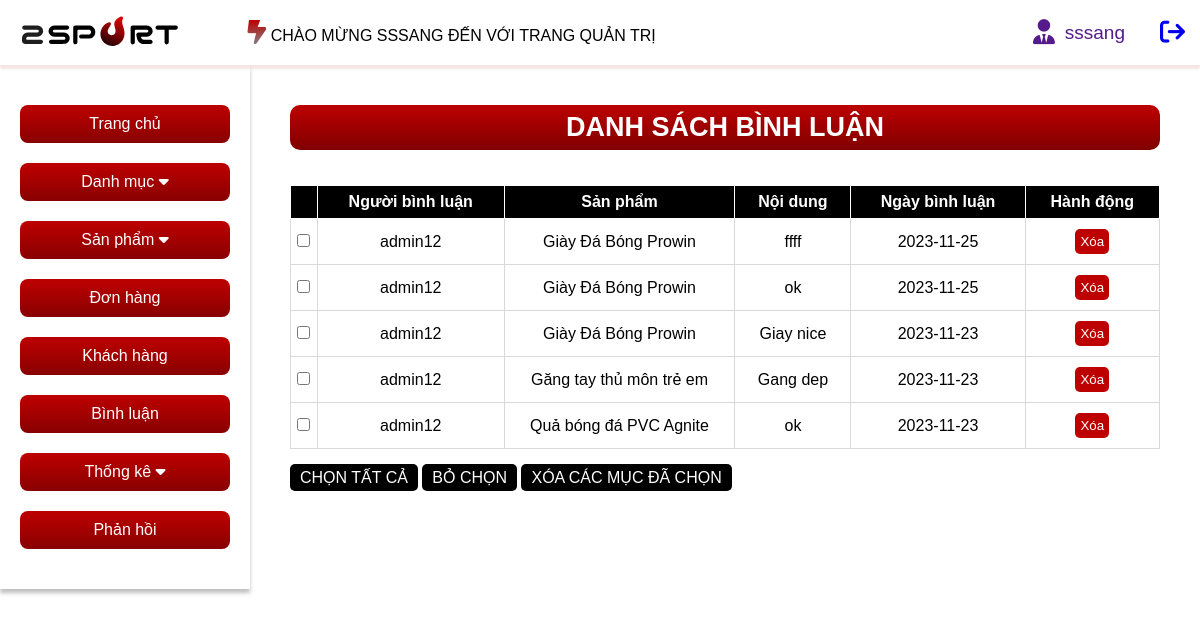
Screenshot of /admin/index.php?act=listbl (signed in) with the database file from the repository.
### tables this page shows
CREATE TABLE `comment` (
  `id` int(11) NOT NULL,
  `text` varchar(2000) NOT NULL,
  `idAccount` int(11) NOT NULL,
  `idProduct` int(11) NOT NULL,
  `date` date NOT NULL
);

CREATE TABLE `account` (
  `id` int(11) NOT NULL,
  `username` varchar(50) NOT NULL,
  `password` varchar(50) NOT NULL,
  `email` varchar(255) NOT NULL,
  `img` varchar(255) NOT NULL DEFAULT 'anh-user.webp',
  `role` int(1) NOT NULL DEFAULT 0
);

CREATE TABLE `product` (
  `id` int(11) NOT NULL,
  `name` varchar(255) NOT NULL,
  `img` varchar(255) NOT NULL,
  `des` varchar(2000) NOT NULL,
  `view` int(11) NOT NULL,
  `status` int(1) NOT NULL,
  `idCategory` int(11) NOT NULL
);

### model/pdo.php (called while the page is built, shortened)
<?php
function pdo_get_connection(){
    $servername = "localhost";
    $username = "root";
    $password = "";
    try {
        $conn = new PDO("mysql:host=$servername;dbname=duan1", $username, $password);
        $conn->setAttribute(PDO::ATTR_ERRMODE, PDO::ERRMODE_EXCEPTION);
        return $conn;
    } catch(PDOException $e) {
        echo "Connection failed: " . $e->getMessage();
    }
}
function pdo_query($sql){
    $sql_args=array_slice(func_get_args(),1);
    try{
        $conn=pdo_get_connection();
        $stmt=$conn->prepare($sql);
        $stmt->execute($sql_args);
        $rows=$stmt->fetchAll();
        return $rows;
    }
    catch(PDOException $e){
        throw $e;
    }
    finally{
        unset($conn);
    }
}
?>

### model/binhluan.php (called while the page is built, shortened)
<?php
function load_all_comment(){
    $sql = "SELECT comment.id, comment.text, comment.date, account.username, product.name
            from comment
            join account on comment.idAccount = account.id
            join product on comment.idProduct = product.id
            order by date desc";
    $result = pdo_query($sql);
    return $result;
}
?>

### admin/binhluan/list.php (the view)
<main class="container">
    <?php include "boxleft.php" ?>
    <article>
        <div class="list-product">
            <h1>DANH SÁCH BÌNH LUẬN</h1>
            <table>
                <tr>
                    <th></th>
                    <th>Người bình luận</th>
                    <th>Sản phẩm</th>
                    <th>Nội dung</th>
                    <th>Ngày bình luận</th>
                    <th>Hành động</th>
                </tr>
                <?php foreach($binhluan as $row){
                    extract($row);
                    $delete = "index.php?act=deletebl&id=$id";
                ?>
                <tr>
                    <td><input type="checkbox"></td>
                    <td><?= $username ?></td>
                    <td><?= $name ?></td>
                    <td><?= $text ?></td>
                    <td><?= $date ?></td>
                    <td>
                        <a onclick="return confirm('Bạn có chắc muốn xóa bình luận này');" href="<?=$delete?>"><input type="button" value="Xóa"></a>
                    </td>
                </tr>
                <?php } ?>
            </table>
            <div class="action">
                <a href="">CHỌN TẤT CẢ</a>
                <a href="">BỎ CHỌN</a>
                <a href="">XÓA CÁC MỤC ĐÃ CHỌN</a>
            </div>
        </div>
    </article>
</main>

### assets/style/style-admin.css (style rules this page uses)
* { padding: 0; margin: 0; box-sizing: border-box; font-family: arial; }
:root { --bg-color-main:#BD0000; --bg-color-while-ins: #fff; --bg-color-black-ins:#000; }
.container { width: calc((1320 / 1440) * 100%); margin: 0 auto; }
main { display: flex; }
article { margin: 40px; width: 100%; }
table { width: 100%; text-align: center; }
table th { background-color: var(--bg-color-black-ins); padding: 20px 0px; color: var(--bg-color-while-ins); border: 1px solid var(--bg-color-while-ins); }
table td { padding: 10px 0px; }
table,tr, td,th { border-collapse: collapse; border: 1px solid #d9d9d9; }
.list-product h1 { color: var(--bg-color-while-ins); font-size: 27px; font-style: normal; font-weight: 600; line-height: normal; border-radius: 10px; background: linear-gradient(180deg, #BD0000 0%, #800000 100%); text-align: center; padding: 7px; margin-bottom: 35px; }
.list-product table { width: 100%; margin-bottom: 20px; }
.list-product table tr th { background-color: var(--bg-color-black-ins); color: var(--bg-color-while-ins); padding: 7px 10px; }
.list-product table tr td { text-align: center; border: 1px solid #D9D9D9; }
.list-product table tr td a input { background-color: var(--bg-color-main); color: var(--bg-color-while-ins); border-radius: 5px; border: none; padding: 5px; }
.list-product .action a { text-decoration: none; color: var(--bg-color-while-ins); background-color: var(--bg-color-black-ins); padding: 5px 10px; border-radius: 5px; }

### assets/style/responsive-admin.css (style rules this page uses)
@media screen and (max-width: 1280px) { .container { width: calc((1440 / 1440) * 100%); } }

### rows the page displays
comment: idAccount.username "admin12", idProduct.name "Giày Đá Bóng Prowin", text "ffff", date "2023-11-25"
comment: idAccount.username "admin12", idProduct.name "Giày Đá Bóng Prowin", text "ok", date "2023-11-25"
comment: idAccount.username "admin12", idProduct.name "Giày Đá Bóng Prowin", text "Giay nice", date "2023-11-23"
comment: idAccount.username "admin12", idProduct.name "Găng tay thủ môn trẻ em", text "Gang dep", date "2023-11-23"
comment: idAccount.username "admin12", idProduct.name "Quả bóng đá PVC Agnite", text "ok", date "2023-11-23"

### other values shown
$_SESSION['login']['username'] "SSSANG"
$_SESSION['login']['username'] "sssang"
